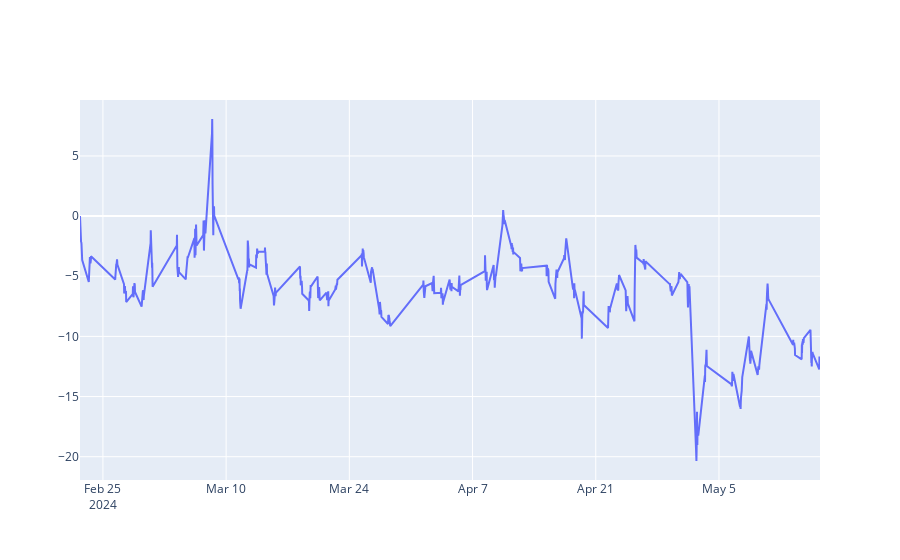

Source (notebook cell):
### Code cell
# Plot the difference between the two tickers

fig = go.Figure()
fig.add_trace(go.Scatter(x=tsm_qcom_dif.index, y=tsm_qcom_dif, name='TSM-QCOM'))

fig.show()

### Figure 1 — Plotly figure (JSON) as saved in the notebook; plotly's stock layout.template omitted (floating-point values rounded to 4 significant figures; data arrays with more than 128 entries replaced by an {"elided": "..."} marker saying what was removed)
{"data": [{"name": "TSM-QCOM", "type": "scatter", "x": {"elided": "772 str values"}, "y": {"elided": "772 float values"}}], "layout": {}}
